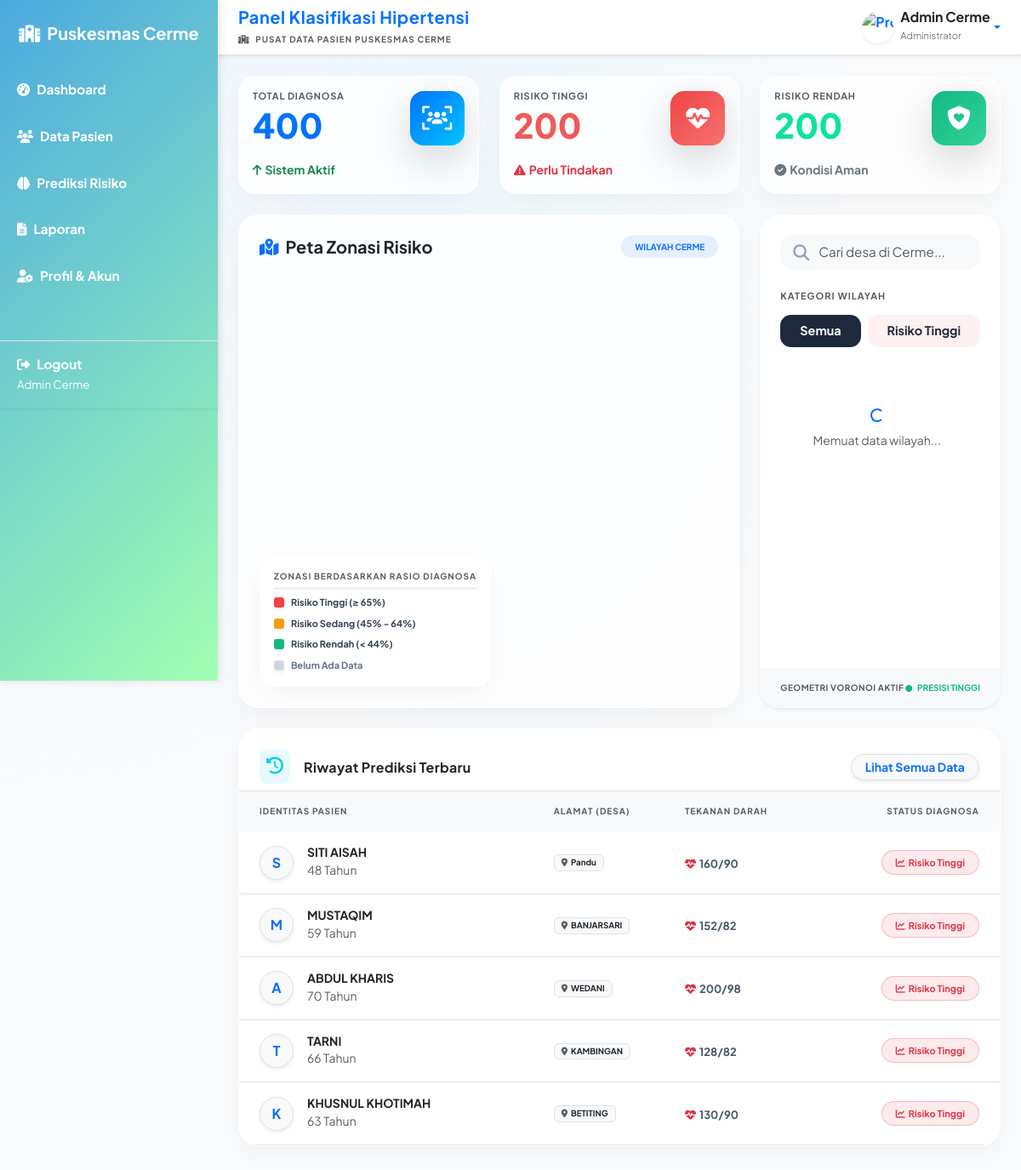
The page /views/dashboard.php (signed in) on the database its author committed.
### tables this page shows
CREATE TABLE `hasil_prediksi` (
  `id_prediksi` int NOT NULL,
  `id_pasien` int NOT NULL,
  `id_atribut_kesehatan` int NOT NULL,
  `tanggal_prediksi` date NOT NULL,
  `hasil_prediksi` enum('Rendah','Tinggi') NOT NULL
);

CREATE TABLE `pasien` (
  `id_pasien` int NOT NULL,
  `nik` varchar(20) NOT NULL,
  `nama` varchar(100) NOT NULL,
  `jenis_kelamin` enum('laki-laki','perempuan') NOT NULL,
  `tanggal_lahir` date NOT NULL,
  `alamat` text NOT NULL,
  `no_hp` varchar(15) NOT NULL
);

CREATE TABLE `atribut_kesehatan` (
  `id_atribut` int NOT NULL,
  `id_pasien` int NOT NULL,
  `tanggal_pemeriksaan` date NOT NULL,
  `tekanan_sistolik` int NOT NULL,
  `tekanan_diastolik` int NOT NULL,
  `imt` decimal(5,2) NOT NULL,
  `merokok` enum('Ya','Tidak') NOT NULL,
  `konsumsi_alkohol` enum('Ya','Tidak') NOT NULL,
  `kurang_buah_sayur` enum('Ya','Tidak') NOT NULL,
  `diabetes` enum('Ya','Tidak') NOT NULL,
  `riwayat_hipertensi` enum('Ya','Tidak') NOT NULL
);

### views/dashboard.php (the view, shortened to what this page needs)
<?php
require_once '../config/koneksi.php';
include '../includes/header.php';
$total_pasien = $pdo->query("SELECT COUNT(*) FROM pasien p JOIN hasil_prediksi hp ON p.id_pasien = hp.id_pasien")->fetchColumn();
$total_tinggi = $pdo->query("SELECT COUNT(*) FROM hasil_prediksi WHERE hasil_prediksi = 'Tinggi'")->fetchColumn();
$total_rendah = $pdo->query("SELECT COUNT(*) FROM hasil_prediksi WHERE hasil_prediksi = 'Rendah'")->fetchColumn();
$query = "SELECT p.nama, TIMESTAMPDIFF(YEAR, p.tanggal_lahir, CURDATE()) as umur, p.alamat,
          ak.tekanan_sistolik, ak.tekanan_diastolik, hp.hasil_prediksi
          FROM hasil_prediksi hp
          JOIN pasien p ON hp.id_pasien = p.id_pasien
          JOIN atribut_kesehatan ak ON hp.id_atribut_kesehatan = ak.id_atribut
          ORDER BY hp.id_prediksi DESC LIMIT 5";
$latest = $pdo->query($query)->fetchAll();
?>
<div class="row mb-4">
    <div class="col-md-4 animate-slide-up" style="animation-delay: 0.1s;">
        <div class="card glass-card hover-card border-0 h-100">
            <div class="card-body d-flex align-items-center">
                <div>
                    <h6 class="text-muted fw-bold mb-1 text-uppercase" style="font-size: 11px; letter-spacing: 0.8px;">Total Diagnosa</h6>
                    <h2 class="fw-black mb-0" id="count-total" style="font-weight: 800; color: var(--medical-blue); font-size: 2.5rem;"><?= $total_pasien ?></h2>
                </div>
                <div class="ms-auto text-white rounded-4 d-flex align-items-center justify-content-center shadow-lg" style="background: linear-gradient(135deg, var(--medical-blue), var(--medical-cyan)); width: 64px; height: 64px;">
                    <i class="fas fa-users-viewfinder fs-3"></i>
                </div>
            </div>
            <div class="card-footer bg-transparent border-0 pt-0 pb-3">
                <small class="text-success fw-bold"><i class="fas fa-arrow-up me-1"></i>Sistem Aktif</small>
            </div>
        </div>
    </div>
    <div class="col-md-4 animate-slide-up" style="animation-delay: 0.2s;">
        <div class="card glass-card hover-card border-0 h-100">
            <div class="card-body d-flex align-items-center">
                <div>
                    <h6 class="text-muted fw-bold mb-1 text-uppercase" style="font-size: 11px; letter-spacing: 0.8px;">Risiko Tinggi</h6>
                    <h2 class="fw-black mb-0" id="count-tinggi" style="font-weight: 800; color: var(--danger-red); font-size: 2.5rem;"><?= $total_tinggi ?></h2>
                </div>
                <div class="ms-auto text-white rounded-4 d-flex align-items-center justify-content-center shadow-lg" style="background: linear-gradient(135deg, #ef4444, #f87171); width: 64px; height: 64px;">
                    <i class="fas fa-heart-pulse fs-3"></i>
                </div>
            </div>
            <div class="card-footer bg-transparent border-0 pt-0 pb-3">
                <small class="text-danger fw-bold"><i class="fas fa-exclamation-triangle me-1"></i>Perlu Tindakan</small>
            </div>
        </div>
    </div>
    <div class="col-md-4 animate-slide-up" style="animation-delay: 0.3s;">
        <div class="card glass-card hover-card border-0 h-100">
            <div class="card-body d-flex align-items-center">
                <div>
                    <h6 class="text-muted fw-bold mb-1 text-uppercase" style="font-size: 11px; letter-spacing: 0.8px;">Risiko Rendah</h6>
                    <h2 class="fw-black mb-0" id="count-rendah" style="font-weight: 800; color: var(--success-green); font-size: 2.5rem;"><?= $total_rendah ?></h2>
                </div>
                <div class="ms-auto text-white rounded-4 d-flex align-items-center justify-content-center shadow-lg" style="background: linear-gradient(135deg, #10b981, #34d399); width: 64px; height: 64px;">
                    <i class="fas fa-shield-heart fs-3"></i>
                </div>
            </div>
            <div class="card-footer bg-transparent border-0 pt-0 pb-3">
                <small class="text-secondary fw-bold"><i class="fas fa-check-circle me-1"></i>Kondisi Aman</small>
            </div>
        </div>
    </div>
</div>
<div class="row mb-4 g-4 flex-lg-row">
    <div class="col-lg-8 animate-slide-up" style="animation-delay: 0.4s;">
        <div class="card glass-card hover-card border-0 h-100 overflow-hidden" style="border-radius: 1.5rem;">
            <div class="card-header bg-transparent pt-4 px-4 border-0 d-flex justify-content-between align-items-center">
                <h5 class="mb-0 fw-bold"><i class="fas fa-map-location-dot text-primary me-2"></i>Peta Zonasi Risiko</h5>
                <span class="badge bg-primary bg-opacity-10 text-primary px-3 py-2 rounded-pill" style="font-size: 10px;">WILAYAH CERME</span>
            </div>
            <div class="card-body p-0 position-relative h-100">
                <div id="map" style="height: 100%; min-height: 520px; z-index: 1;"></div>
                <div class="position-absolute bottom-0 start-0 m-4 p-3 glass-card border-0 rounded-4 shadow-lg text-dark d-none d-md-block" style="z-index: 1000; min-width: 220px; background: rgba(255,255,255,0.95);">
                    <h6 class="text-muted fw-bold mb-2 border-bottom pb-2" style="font-size: 10px; letter-spacing: 1px; text-transform: uppercase;">Zonasi Berdasarkan Rasio Diagnosa</h6>
                    <div class="d-flex align-items-center mb-2">
                        <div style="width: 12px; height: 12px; border-radius: 3px; background: #ef4444;" class="me-2 shadow-sm"></div>
                        <span style="font-size: 11px; font-weight: 700; color: #334155;">Risiko Tinggi (&ge; 65%)</span>
                    </div>
                    <div class="d-flex align-items-center mb-2">
                        <div style="width: 12px; height: 12px; border-radius: 3px; background: #f59e0b;" class="me-2 shadow-sm"></div>
                        <span style="font-size: 11px; font-weight: 700; color: #334155;">Risiko Sedang (45% - 64%)</span>
                    </div>
                    <div class="d-flex align-items-center mb-2">
                        <div style="width: 12px; height: 12px; border-radius: 3px; background: #10b981;" class="me-2 shadow-sm"></div>
                        <span style="font-size: 11px; font-weight: 700; color: #334155;">Risiko Rendah (&lt; 44%)</span>
                    </div>
                    <div class="d-flex align-items-center">
                        <div style="width: 12px; height: 12px; border-radius: 3px; background: #cbd5e1;" class="me-2 shadow-sm border"></div>
                        <span style="font-size: 11px; font-weight: 700; color: #64748b;">Belum Ada Data</span>
                    </div>
                </div>
            </div>
        </div>
    </div>
    <div class="col-lg-4 animate-slide-up" style="animation-delay: 0.5s;">
        <div class="card h-100 border-0 shadow-sm panel-pencarian" style="border-radius: 1.5rem; background-color: #ffffff;">
            <div class="card-body p-4 d-flex flex-column h-100">
                <div class="position-relative mb-4">
                    <i class="fas fa-search position-absolute text-muted" style="left: 15px; top: 50%; transform: translateY(-50%); font-size: 1.2rem; color: #94a3b8 !important;"></i>
                    <input type="text" id="searchDesa" class="form-control form-control-lg bg-light border-0" placeholder="Cari desa di Cerme..." style="padding-left: 45px; border-radius: 1rem; font-size: 0.95rem;">
                </div>
                <h6 class="text-muted fw-bold text-uppercase mb-3" style="font-size: 11px; letter-spacing: 1px;">Kategori Wilayah</h6>
                <div class="d-flex gap-2 mb-4">
                    <button id="filterSemua" class="btn btn-filter active flex-fill fw-bold py-2" style="border-radius: 0.8rem; font-size: 0.9rem;">Semua</button>
                    <button id="filterTinggi" class="btn btn-filter flex-fill fw-bold py-2" style="border-radius: 0.8rem; font-size: 0.9rem;">Risiko Tinggi</button>
                </div>
                <div id="villageListContainer" class="flex-grow-1 overflow-auto pe-2 custom-scrollbar" style="max-height: 400px;">
                    <div class="text-center py-5 text-muted small" id="loadingList">
                        <div class="spinner-border spinner-border-sm text-primary mb-2" role="status"></div><br>Memuat data wilayah...
                    </div>
                </div>
            </div>
            <div class="card-footer bg-light border-0 px-4 py-3 d-flex justify-content-between align-items-center" style="border-radius: 0 0 1.5rem 1.5rem;">
                <span class="text-muted fw-bold" style="font-size: 10px; letter-spacing: 0.5px;">GEOMETRI VORONOI AKTIF</span>
                <span class="fw-bold" style="font-size: 10px; color: #10b981;"><i class="fas fa-circle me-1" style="font-size: 8px;"></i> PRESISI TINGGI</span>
            </div>
        </div>
    </div>
</div>
<div class="row animate-slide-up mb-4" style="animation-delay: 0.6s;">
    <div class="col-12">
        <div class="card glass-card border-0 shadow-sm hover-card" style="border-radius: 1.5rem;">
            <div class="card-header bg-white border-bottom-0 pt-4 pb-2 px-4 d-flex justify-content-between align-items-center">
                <div class="d-flex align-items-center">
                    <div class="bg-info bg-opacity-10 p-2 text-info rounded-3 me-3">
                        <i class="fas fa-history fs-5"></i>
                    </div>
                    <h5 class="mb-0 fw-bold" style="font-size: 16px; letter-spacing: 0.3px;">Riwayat Prediksi Terbaru</h5>
                </div>
                <a href="laporan.php" class="btn btn-sm btn-light rounded-pill px-3 fw-bold text-primary border shadow-sm">Lihat Semua Data</a>
            </div>
            <div class="card-body p-0">
                <div class="table-responsive">
                    <table class="table table-hover align-middle mb-0 border-top">
                        <thead class="table-light">
                            <tr>
                                <th class="border-0 px-4 py-3 text-muted text-uppercase" style="font-size: 10px; letter-spacing: 1px;">Identitas Pasien</th>
                                <th class="border-0 py-3 text-muted text-uppercase" style="font-size: 10px; letter-spacing: 1px;">Alamat (Desa)</th>
                                <th class="border-0 py-3 text-muted text-uppercase" style="font-size: 10px; letter-spacing: 1px;">Tekanan Darah</th>
                                <th class="border-0 pe-4 py-3 text-muted text-uppercase text-end" style="font-size: 10px; letter-spacing: 1px;">Status Diagnosa</th>
                            </tr>
                        </thead>
                        <tbody class="border-top-0 bg-white">
                            <?php if (count($latest) == 0): ?>
                                <tr>
                                    <td colspan="4" class="text-center text-muted py-5">
                                        <i class="fas fa-folder-open fs-2 mb-3 text-light"></i><br>
                                        Belum ada data riwayat prediksi.
                                    </td>
                                </tr>
                            <?php else: ?>
                                <?php foreach ($latest as $row): ?>
                                    <tr>
                                        <td class="px-4 py-3 border-0 border-bottom">
                                            <div class="d-flex align-items-center">
                                                <div class="rounded-circle bg-light d-flex align-items-center justify-content-center text-primary fw-bold me-3 shadow-sm border" style="width: 40px; height: 40px;">
                                                    <?= substr($row['nama'], 0, 1) ?>
                                                </div>
                                                <div>
                                                    <h6 class="mb-0 fw-bold text-dark" style="font-size: 14px;"><?= htmlspecialchars($row['nama']) ?></h6>
                                                    <small class="text-muted"><?= $row['umur'] ?> Tahun</small>
                                                </div>
                                            </div>
                                        </td>
                                        <td class="py-3 border-0 border-bottom text-muted" style="font-size: 13px;">
                                            <span class="badge bg-light text-dark border px-2 py-1"><i class="fas fa-map-marker-alt text-muted me-1"></i><?= htmlspecialchars($row['alamat']) ?></span>
                                        </td>
                                        <td class="py-3 border-0 border-bottom">
                                            <span class="fw-bold" style="color:#475569; font-size: 13px;"><i class="fas fa-heartbeat text-danger me-1"></i><?= $row['tekanan_sistolik'] ?>/<?= $row['tekanan_diastolik'] ?></span>
                                        </td>
                                        <td class="pe-4 py-3 border-0 border-bottom text-end">
                                            <?php if ($row['hasil_prediksi'] == 'Tinggi'): ?>
                                                <span class="badge bg-danger bg-opacity-10 text-danger border border-danger border-opacity-25 px-3 py-2 rounded-pill" style="font-size: 11px;"><i class="fas fa-chart-line me-1"></i>Risiko Tinggi</span>
                                            <?php else: ?>
                                                <span class="badge bg-success bg-opacity-10 text-success border border-success border-opacity-25 px-3 py-2 rounded-pill" style="font-size: 11px;"><i class="fas fa-shield-alt me-1"></i>Risiko Rendah</span>
                                            <?php endif; ?>
                                        </td>
                                    </tr>
                                <?php endforeach; ?>
                            <?php endif; ?>
                        </tbody>
                    </table>
                </div>
            </div>
        </div>
    </div>
</div>
<?php include '../includes/footer.php'; ?>

### rows shown on the page
hasil_prediksi: id_pasien.nama "S", id_pasien.nama "SITI AISAH", umur "48", id_pasien.alamat "Pandu", id_atribut_kesehatan.tekanan_sistolik "160", id_atribut_kesehatan.tekanan_diastolik "90", hasil_prediksi "Tinggi" (drawn)
hasil_prediksi: id_pasien.nama "M", id_pasien.nama "MUSTAQIM", umur "59", id_pasien.alamat "BANJARSARI", id_atribut_kesehatan.tekanan_sistolik "152", id_atribut_kesehatan.tekanan_diastolik "82", hasil_prediksi "Tinggi" (drawn)
hasil_prediksi: id_pasien.nama "A", id_pasien.nama "ABDUL KHARIS", umur "70", id_pasien.alamat "WEDANI", id_atribut_kesehatan.tekanan_sistolik "200", id_atribut_kesehatan.tekanan_diastolik "98", hasil_prediksi "Tinggi" (drawn)
hasil_prediksi: id_pasien.nama "T", id_pasien.nama "TARNI", umur "66", id_pasien.alamat "KAMBINGAN", id_atribut_kesehatan.tekanan_sistolik "128", id_atribut_kesehatan.tekanan_diastolik "82", hasil_prediksi "Tinggi" (drawn)
hasil_prediksi: id_pasien.nama "K", id_pasien.nama "KHUSNUL KHOTIMAH", umur "63", id_pasien.alamat "BETITING", id_atribut_kesehatan.tekanan_sistolik "130", id_atribut_kesehatan.tekanan_diastolik "90", hasil_prediksi "Tinggi" (drawn)

### other values the page prints
$active_name "Admin Cerme"
$active_role "Administrator"
$total_pasien "400"
$total_tinggi "200"
$total_rendah "200"
